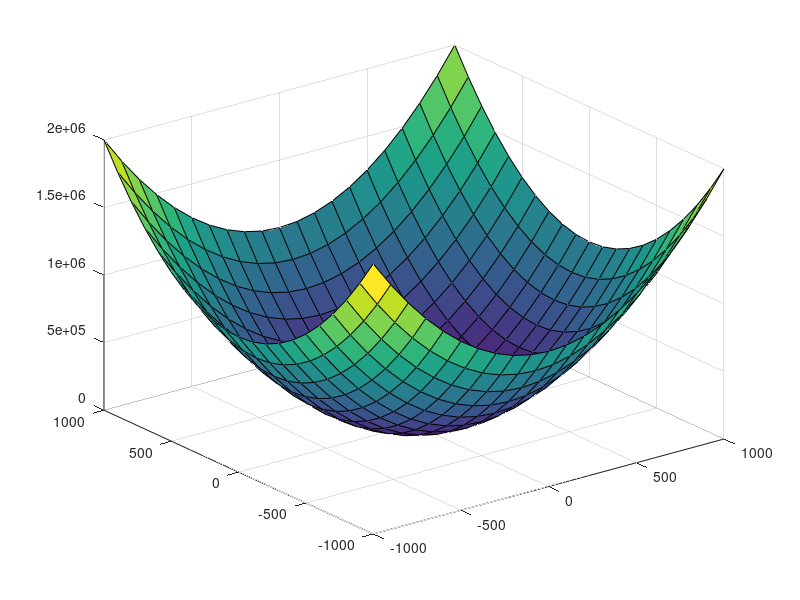

This figure's MATLAB source:
clear;
close all;
clc;

% no idea what to do
% ??????????????????
t = 1000;
d = 100;
[u, v] = meshgrid(-t:d:t, -t:d:t);
H = (u.*u) + (v.*v); 
surf(u,v,H);
